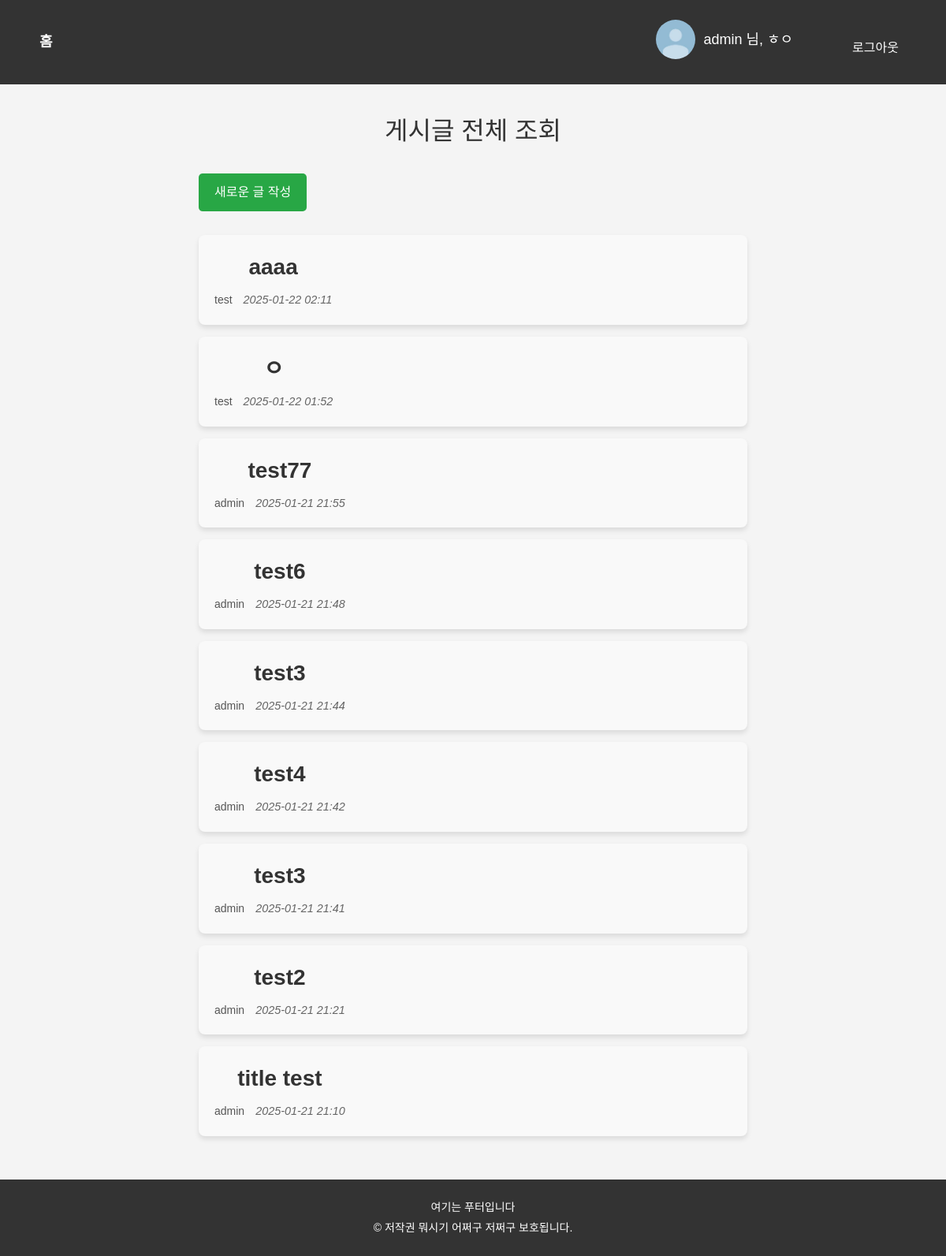
The page /posts/ (signed in) on the database its author committed.
### users/models.py (models this page shows)
class User(AbstractUser):
    image = models.ImageField(upload_to="images/", blank=True, default="images/기본프로필.jpg")
    bio = models.TextField(max_length=150, blank=True, default="")

### posts/models.py (models this page shows, shortened)
class Post(models.Model):
    title = models.CharField(max_length=50)
    content = models.TextField()
    author = models.ForeignKey(settings.AUTH_USER_MODEL, on_delete=models.CASCADE, related_name="post_list")
    created_at = models.DateTimeField(auto_now_add=True)
    updated_at = models.DateTimeField(auto_now=True)
    like_users = models.ManyToManyField(settings.AUTH_USER_MODEL, related_name="like_posts")

### posts/views.py (the view)
# urls.py: path("", views.post_list, name="post_list"),
def post_list(request):
    posts = Post.objects.all().order_by("-pk")
    context = {
        "posts": posts
    }
    return render(request, "posts/post_list.html", context)

### posts/templates/posts/post_list.html
{% extends "base.html" %}
{% block content %}
    <div class="container">
        <h1 class="page-title">게시글 전체 조회</h1>
        {% if request.user.is_authenticated %}
            <a href="{% url "posts:post_create" %}" class="create-btn">
                <button>새로운 글 작성</button>
            </a>
        {% else %}
            <a href="{% url "users:login" %}" class="login-btn">
                로그인하고 글 작성하기
            </a>
        {% endif %}
        <div class="posts-list">
            {% for post in posts %}
                <a href="{% url 'posts:post_detail' post.pk %}" class="post-card">
                    <div class="post-card-body">
                        <div class="post-info">
                            <p class="post-title">{{ post.title }}</p>
                            <div class="post-meta">
                                <span class="post-author">{{ post.author.username }}</span>
                                <span class="post-date">{{ post.created_at|date:"Y-m-d H:i" }}</span>
                            </div>
                        </div>
                    </div>
                </a>
            {% endfor %}
        </div>
    </div>
{% endblock content %}

### templates/base.html (shortened to what this page needs)
{% load static %}
<!DOCTYPE html>
<html lang="en">
<head>
    <link href="https://cdn.jsdelivr.net/npm/bootstrap@5.3.3/dist/css/bootstrap.min.css" rel="stylesheet">
    <link rel="stylesheet" href="{% static "css/style.css" %}">
</head>
<body>
    <div class="navbar">
        <a href="{% url 'index' %}" class="home-btn">홈</a>
        <div class="navbar-right">
            {% if request.user.is_authenticated %}
                <a href="{% url 'users:profile' %}">
                    <span class="user-greeting">
                        <img src="{% if request.user.image %}{{ request.user.image.url }}{% else %}{% static 'images/기본프로필.jpg' %}{% endif %}" alt="프로필 사진" class="profile-img">
                        {{ request.user.username }} 님, ㅎㅇ
                    </span>
                </a>
                <form action="{% url 'users:logout' %}" method="POST" class="logout-form">
                    <button type="submit" class="logout-btn">로그아웃</button>
                </form>
            {% else %}
                <a href="{% url 'users:login' %}" class="login-btn">로그인</a>
                <a href="{% url 'users:signup' %}" class="signup-btn">회원가입</a>
            {% endif %}
        </div>
    </div>
    <div class="container">
        {% block content %}
        {% endblock content %}
    </div>
    <footer>
        <div class="footer-content">
            <p>여기는 푸터입니다</p>
            <p>&copy; 저작권 뭐시기 어쩌구 저쩌구 보호됩니다.</p>
        </div>
    </footer>
</body>
</html>

### static/css/style.css (style rules this page uses)
body { font-family: 'Arial', sans-serif; margin: 0; padding: 0; background-color: #f4f4f4; min-height: 100vh; display: flex; flex-direction: column; }
.navbar { background-color: #333; padding: 15px 30px; display: flex; justify-content: space-between; align-items: center; }
.navbar .home-btn { color: white; text-decoration: none; font-size: 18px; font-weight: bold; margin-right: 20px; padding: 10px 20px; border-radius: 25px; background-color: transparent; transition: background-color 0.3s ease, transform 0.3s ease; }
.navbar .navbar-right { display: flex; align-items: center; }
.navbar .navbar-right a, .navbar .navbar-right button { background-color: transparent; border: none; color: white; font-size: 16px; margin-left: 15px; cursor: pointer; padding: 10px 20px; border-radius: 25px; transition: background-color 0.3s ease, transform 0.3s ease; }
.navbar .user-greeting { color: white; font-size: 18px; margin-right: 20px; }
.logout-btn { background-color: #e74c3c; color: white; padding: 10px 20px; border-radius: 25px; transition: background-color 0.3s ease; }
.container { padding: 20px; flex: 1; }
footer { background-color: #333; color: white; text-align: center; padding: 20px; margin-top: auto; }
footer .footer-content p { margin: 5px 0; font-size: 14px; }
.profile-img { width: 50px; height: 50px; border-radius: 50%; margin-right: 10px; vertical-align: middle; }
a { text-decoration: none; }
.user-greeting { display: inline-flex; align-items: center; }
.container { width: 80%; margin: 0 auto; padding: 20px; font-family: Arial, sans-serif; }
.page-title { text-align: center; font-size: 2rem; color: #333; margin-bottom: 20px; }
button { padding: 10px 20px; font-size: 1rem; background-color: #007bff; color: white; border: none; border-radius: 5px; cursor: pointer; transition: background-color 0.3s; }
.create-btn button { background-color: #28a745; }
.posts-list { margin-top: 30px; }
.post-card { display: block; background-color: #f9f9f9; padding: 20px; margin: 15px 0; border-radius: 8px; box-shadow: 0 4px 6px rgba(0, 0, 0, 0.1); text-decoration: none; color: #333; transition: transform 0.3s, box-shadow 0.3s; }
.post-card-body { display: flex; justify-content: space-between; align-items: center; }
.post-title { font-size: 1.2rem; font-weight: bold; color: #333; }
.post-meta { text-align: right; font-size: 0.9rem; color: #666; }
.post-author { margin-right: 10px; }
.post-date { font-style: italic; }
.post-title { font-size: 2rem; color: #333; margin-bottom: 20px; }
.post-author { font-size: 1.2rem; color: #555; margin-bottom: 10px; }
button { padding: 10px 20px; font-size: 1rem; border: none; cursor: pointer; border-radius: 5px; transition: background-color 0.3s, transform 0.3s; margin-right: 10px; }
button { padding: 10px 20px; font-size: 1rem; border: none; cursor: pointer; border-radius: 5px; transition: background-color 0.3s, transform 0.3s; margin-top: 15px; }
button { padding: 12px 20px; font-size: 1rem; border: none; cursor: pointer; border-radius: 5px; transition: background-color 0.3s, transform 0.3s; }
.post-title { font-size: 28px; margin-bottom: 10px; text-align: center; }
.post-author { font-size: 14px; color: #555; margin-bottom: 15px; }

### rows shown on the page
User: user.username "admin"
Post: title "aaaa", author.username "test", created_at "2025-01-22 02:11"
Post: title "ㅇ", author.username "test", created_at "2025-01-22 01:52"
Post: title "test77", author.username "admin", created_at "2025-01-21 21:55"
Post: title "test6", author.username "admin", created_at "2025-01-21 21:48"
Post: title "test3", author.username "admin", created_at "2025-01-21 21:44"
Post: title "test4", author.username "admin", created_at "2025-01-21 21:42"
Post: title "test3", author.username "admin", created_at "2025-01-21 21:41"
Post: title "test2", author.username "admin", created_at "2025-01-21 21:21"
Post: title "title test", author.username "admin", created_at "2025-01-21 21:10"
